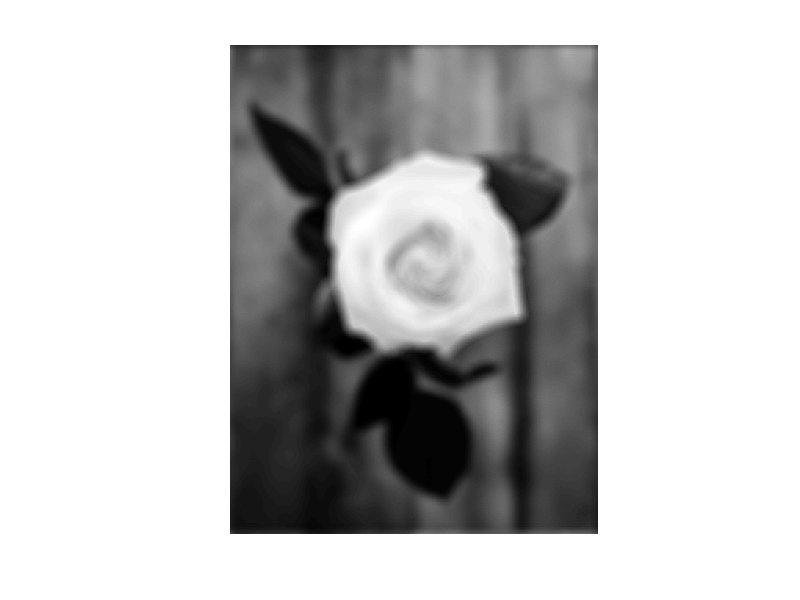

The MATLAB script that drew this image:
function assignment_4_question_2()
    flower_data = load('data/flower.mat').blurred_image;
   
    flower_data = double(flower_data);
    min_val = 0.04230597702414099;
    max_val = 0.9403096162968041;
    flower_data = (flower_data - min_val) / (max_val - min_val) * 255;

    F = fft2(flower_data);

    % Crear el kernel en el dominio de la frecuencia
    kernel_size = 20;
    sigma = 1;
    PSF = fspecial('gaussian', [kernel_size, kernel_size], sigma);
    PSF = psf2otf(PSF, size(F));
    
    % Calcular la inversa de la función de transferencia
    H = conj(PSF) ./ (abs(PSF).^2 + 0.0001); % Evitar división por cero
    
    % Aplicar la deconvolución en el dominio de la frecuencia
    deconv_F = F .* H;
    
    % Calcular la inversa de la transformada de Fourier 2D
    deconv_img = ifft2(deconv_F);
    
    % Convertir la imagen de vuelta a valores de píxeles en el rango [0, 255]
    deconv_img = uint8(real(deconv_img));

    imshow(deconv_img)
end
